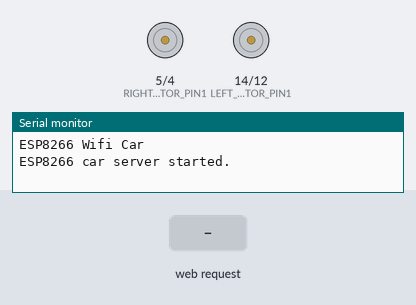
The sketch below on a simulated ESP8266 (NodeMCU). Parts: motor-driver pin pairs drawn as motors (green arrow = first pin HIGH = forward, orange = second pin HIGH = backward, longer = more drive), the last lines printed to the serial monitor. The test bench sets the inputs (shaded band).

Above: at 1.2 s.
1.3 s: HTTP request GET /forward received
At 2.5 s:
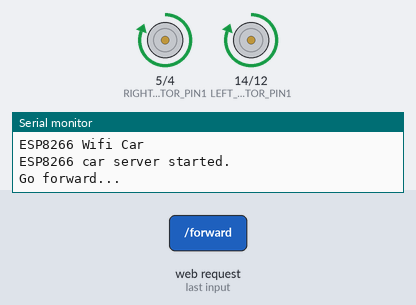
2.8 s: HTTP request GET /backward received
At 3.8 s:
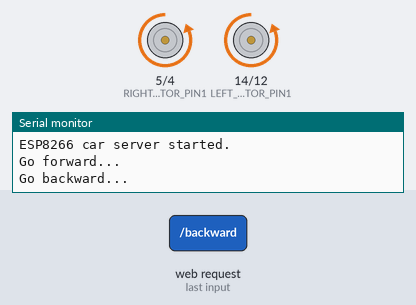
4.3 s: HTTP request GET /left received
At 4.9 s:
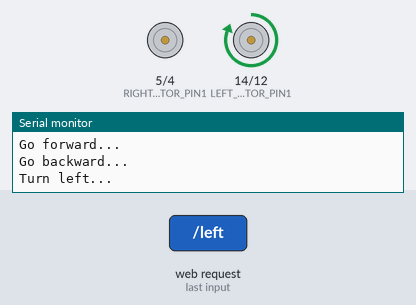
5.8 s: HTTP request GET /right received
At 6.1 s:
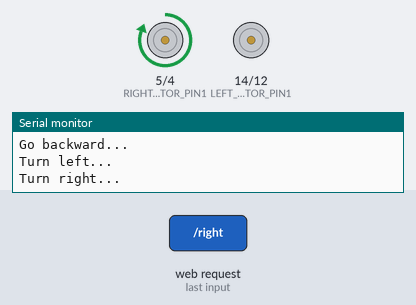
Timing chart, 0 to 8.3 s (numbered marks = the images above; inputs shaded):
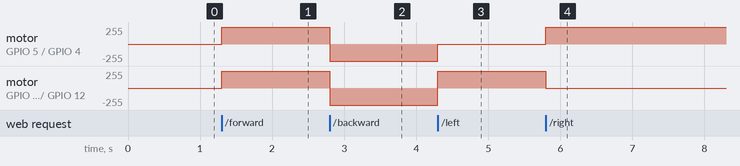

Measured:
- after the input at 1.3 s, motor on GPIO 5 (RIGHT_MOTOR_PIN1) / GPIO 4 (RIGHT_MOTOR_PIN2), motor on GPIO 14 (LEFT_MOTOR_PIN1) / GPIO 12 (LEFT_MOTOR_PIN2): stopped → forward 255/255 at once
- after the input at 2.8 s, motor on GPIO 5 (RIGHT_MOTOR_PIN1) / GPIO 4 (RIGHT_MOTOR_PIN2), motor on GPIO 14 (LEFT_MOTOR_PIN1) / GPIO 12 (LEFT_MOTOR_PIN2): forward 255/255 → backward 255/255 at once
- after the input at 4.3 s, motor on GPIO 5 (RIGHT_MOTOR_PIN1) / GPIO 4 (RIGHT_MOTOR_PIN2): backward 255/255 → stopped at once; motor on GPIO 14 (LEFT_MOTOR_PIN1) / GPIO 12 (LEFT_MOTOR_PIN2): backward 255/255 → forward 255/255 at once
- after the input at 5.8 s, motor on GPIO 5 (RIGHT_MOTOR_PIN1) / GPIO 4 (RIGHT_MOTOR_PIN2): stopped → forward 255/255 at once; motor on GPIO 14 (LEFT_MOTOR_PIN1) / GPIO 12 (LEFT_MOTOR_PIN2): forward 255/255 → stopped at once

The sketch:

CAR.ino
```cpp
#include <ESP8266WiFi.h>
#include <ESP8266WebServer.h>
#define SSID_AP            "ESP8266_WiFi_Car"
#define PASSWORD_AP        "12345678"

// motor settings
#define RIGHT_MOTOR_PIN1  5
#define RIGHT_MOTOR_PIN2  4
#define LEFT_MOTOR_PIN1   14
#define LEFT_MOTOR_PIN2   12
ESP8266WebServer server(80);
int car_mode = 0;
void setup() {

  Serial.begin(115200);
  Serial.println("ESP8266 Wifi Car");
  pinMode(RIGHT_MOTOR_PIN1, OUTPUT);
  pinMode(RIGHT_MOTOR_PIN2, OUTPUT);
  pinMode(LEFT_MOTOR_PIN1, OUTPUT);
  pinMode(LEFT_MOTOR_PIN2, OUTPUT);
  car_control(); // stop the car
  WiFi.mode(WIFI_AP);
  WiFi.softAP(SSID_AP, PASSWORD_AP);

  server.on("/", HTTP_GET, handle_OnConnect);
  server.on("/forward", HTTP_GET, handle_forward);
  server.on("/backward", HTTP_GET, handle_backward);
  server.on("/left", HTTP_GET, handle_left);
  server.on("/right", HTTP_GET, handle_right);
  server.on("/stop", HTTP_GET, handle_stop);
  server.onNotFound(handle_NotFound);

  server.begin();
  Serial.println("ESP8266 car server started.");
}

void loop() {
  server.handleClient();
  car_control();
}
void handle_OnConnect() {
  car_mode = 0;
  Serial.println("Client connected");
  server.send(200, "text/html", SendHTML());
}
void handle_stop() {
  car_mode = 0;
  Serial.println("Stopped");
  server.send(200, "text/html", SendHTML());
}
void handle_forward() {
  car_mode = 1;
  Serial.println("Go forward...");
  server.send(200, "text/html", SendHTML());
}

void handle_backward() {
  car_mode = 2;
  Serial.println("Go backward...");
  server.send(200, "text/html", SendHTML());
}

void handle_left() {
  car_mode = 3;
  Serial.println("Turn left...");
  server.send(200, "text/html", SendHTML());
}


void handle_right() {
  car_mode = 4;
  Serial.println("Turn right...");
  server.send(200, "text/html", SendHTML());
}

void handle_NotFound() {
  car_mode = 0;
  Serial.println("Page error");
  server.send(404, "text/plain", "Not found");
}

void car_control() {
  switch (car_mode) {
    case 0: // stop car
      digitalWrite(RIGHT_MOTOR_PIN1, LOW);
      digitalWrite(RIGHT_MOTOR_PIN2, LOW);
      digitalWrite(LEFT_MOTOR_PIN1, LOW);
      digitalWrite(LEFT_MOTOR_PIN2, LOW);
      break;
    case 1: // go forward
      digitalWrite(RIGHT_MOTOR_PIN1, HIGH);
      digitalWrite(RIGHT_MOTOR_PIN2, LOW);
      digitalWrite(LEFT_MOTOR_PIN1, HIGH);
      digitalWrite(LEFT_MOTOR_PIN2, LOW);
      break;
    case 2: // go backward
      digitalWrite(RIGHT_MOTOR_PIN1, LOW);
      digitalWrite(RIGHT_MOTOR_PIN2,HIGH);
      digitalWrite(LEFT_MOTOR_PIN1, LOW);
      digitalWrite(LEFT_MOTOR_PIN2, HIGH);
      break;
    case 4: // turn right
      digitalWrite(RIGHT_MOTOR_PIN1, HIGH);
      digitalWrite(RIGHT_MOTOR_PIN2, LOW);
      digitalWrite(LEFT_MOTOR_PIN1, LOW);
      digitalWrite(LEFT_MOTOR_PIN2, LOW);
      break;
    case 3: // turn left
      digitalWrite(RIGHT_MOTOR_PIN1, LOW);
      digitalWrite(RIGHT_MOTOR_PIN2, LOW);
      digitalWrite(LEFT_MOTOR_PIN1, HIGH);
      digitalWrite(LEFT_MOTOR_PIN2, LOW);

  }
}

// output HTML web page for user
String SendHTML() {
  String html = "<!DOCTYPE html>";
  html += "<html>";
  html += "<head>";
  html += "<title>ESP8266 WiFi Car</title>";
  html += "<meta name=\"viewport\" content=\"width=device-width, initial-scale=1\">";
  html += "<style>body {background-color: Moccasin;} h1 {color: SaddleBrown;} h2 {color: Olive;}</style>";
  html += "</head>";
  html += "<body>";
  html += "<div align=\"center\">";
  html += "<h1>ESP8266 WiFi Car</h1>";
  html += "<h2>Press \"stop\" after the server has been reset</h2>";
  html += "<br>\n";
  html += "<form method=\"GET\">";
  html += "<input type=\"button\" value=\"Go forward\" onclick=\"window.location.href='/forward'\">";
  html += "<br><br>\n";
  html += "<input type=\"button\" value=\"Go backward\" onclick=\"window.location.href='/backward'\">";
  html += "<br><br>\n";
  html += "<input type=\"button\" value=\"Turn left\" onclick=\"window.location.href='/left'\">";
  html += "<br><br>\n";
  html += "<input type=\"button\" value=\"Turn right\" onclick=\"window.location.href='/right'\">";
  html += "<br><br>\n";
  html += "<input type=\"button\" value=\"Car stop\" onclick=\"window.location.href='/stop'\">";
  html += "</form>\n";
  html += "</div>\n";
  html += "</body>\n";
  html += "</html>\n";
  return html;
}
```
